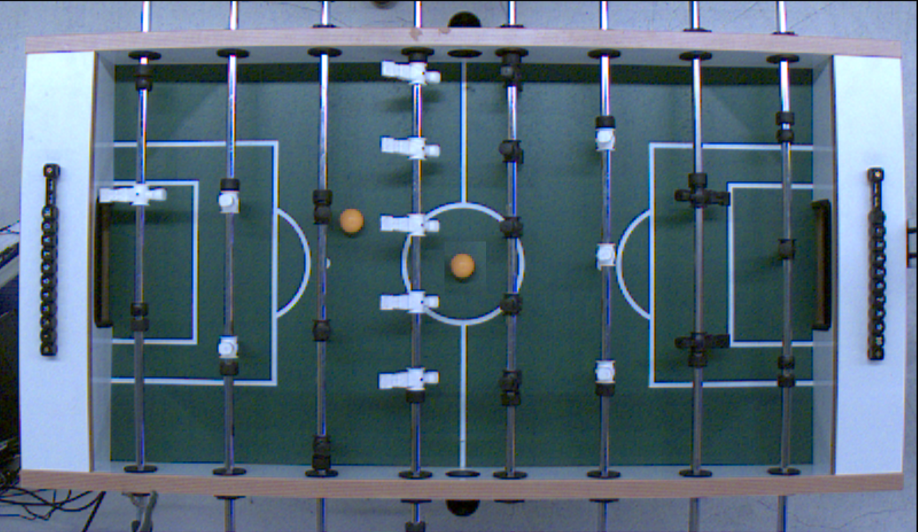
#> input picture media/BallCalibration.PNG, 1835 x 1064 px (shown at 1/2 size)
$ python -i ball_avant_menage.py   (imports and definitions only)
#> lines starting #> are read from the running program, lines starting #| are printed output that depends on the picture; after the words box and inside, x2 and y2 are one past the last pixel; in counts of white or black regions, pixels touching at a corner belong together
#> further down, picture is the input picture: shape (1064, 1835, 3); mean B, G, R 122.3, 106.9, 86
#Copyright 2016 StudentCV
#Copyright and related rights are licensed under the
#Solderpad Hardware License, Version 0.51 (the “License”);
#you may not use this file except in compliance with the License.
#You may obtain a copy of the License at http://solderpad.org/licenses/SHL-0.51.
#Unless required by applicable law or agreed to in writing,
#software, hardware and materials distributed under this License
#is distributed on an “AS IS” BASIS, WITHOUT WARRANTIES OR CONDITIONS OF ANY KIND,
#either express or implied. See the License for the specific language
#governing permissions and limitations under the License.

import cv2
import numpy as np

class ball:
    # --- ball detection in a single image --- #

    ball_detection_threshold = 0.2

    ball_color = (-1, -1, -1)
    ball_radius = 0
    curr_ball_position = (-1, -1)

    def __init__(self):
        super().__init__

    # [87 lines left out: functions draw, calibrate, not called in this run]

    def detectBallPosition(self, img_hsv):
        """
        Finds the ball in the image.

        The algorithm is based on the ball color and does not use edge
        recognition to find the ball. As long as the ball color differs from
        the other colors in the image, it works well and is a save way to find
        the ball.
        First, the image is searched for pixels with similar color to the ball
        color creatinga mask. The mask should contain a white point (the ball).
        To ensure that the ball is found, the contours of the mask are found.
        If there are more than one element with contours, a simple
        circle-similarity measure is calculated.
        The element with the highest similarity to a circle is considered as
        the ball.
        :param img_hsv: HSV-image to find the ball on
        :return: None
        """
        # TODO: also include the expected ball size into the decision

        debugMode = 1
        x_mean = []
        y_mean = []
        dist = []
        ballRadiusTolerance = 0.5
        self.curr_ball_position = (0, 0)

        # Get the areas of the image, which have a similar color to the ball color
        lower_color = np.asarray(self.ball_color)
        upper_color = np.asarray(self.ball_color)
        lower_color = lower_color - [50, 50, 50]  # good values (for test video are 10,50,50)
        upper_color = upper_color + [50, 255, 255]  # good values (for test video are 10,50,50)
        lower_color[lower_color < 0] = 0
        lower_color[lower_color > 255] = 255
        upper_color[upper_color < 0] = 0
        upper_color[upper_color > 255] = 255
#        print((lower_color,upper_color))
#        smoothMask = cv2.erode(mask, None, iterations=2)
#        smoothMask = cv2.dilate(smoothMask, None, iterations=2)
        rgb = cv2.cvtColor(img_hsv, cv2.COLOR_HSV2RGB)
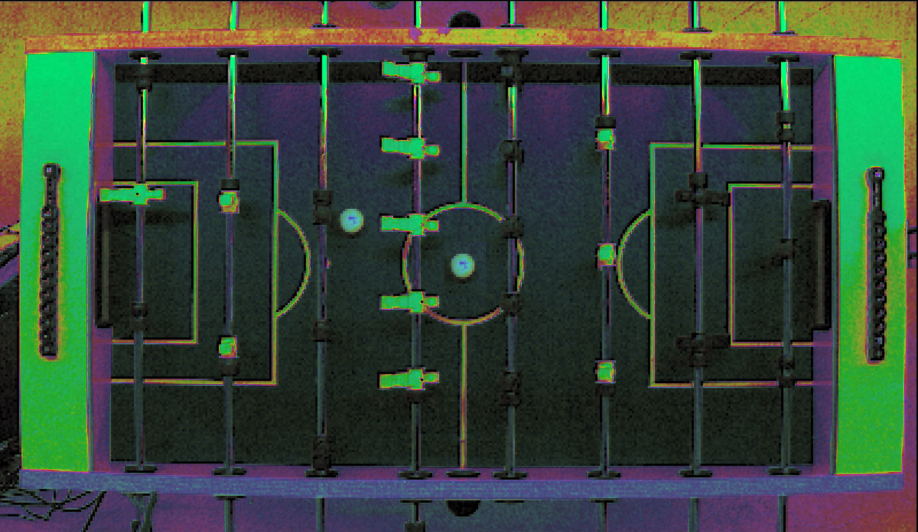
#> rgb: shape (1064, 1835, 3) (shown at 1/2 size); mean R, G, B 55.3, 70.8, 58.1
#        blurred = cv2.GaussianBlur(img_hsv, (5, 5), 1)
        mask = cv2.inRange(img_hsv, lower_color, upper_color)
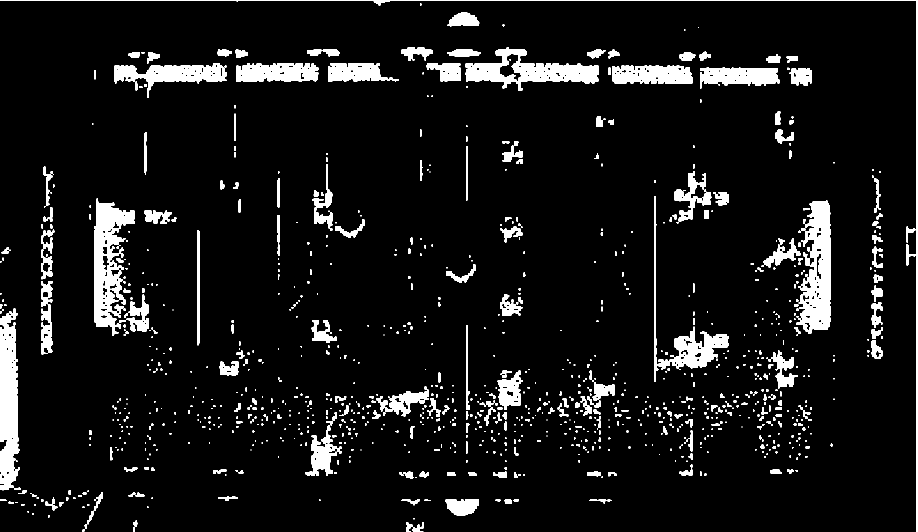
#> mask: shape (1064, 1835) (shown at 1/2 size); 7.8% white; 1060 white regions (658 under 20 px), largest, box (x1, y1, x2, y2) and area: (1592, 401, 1661, 667) 11403, (188, 397, 270, 672) 11277, (0, 617, 40, 981) 11011
#        gray = cv2.cvtColor(rgb, cv2.COLOR_BGR2GRAY)
#        smoothMask = self._smooth_ball_mask(edges)

#> (the run stopped early here; a loop or call above may not have finished)

$ run again, on media/foosballFieldNoBall.png
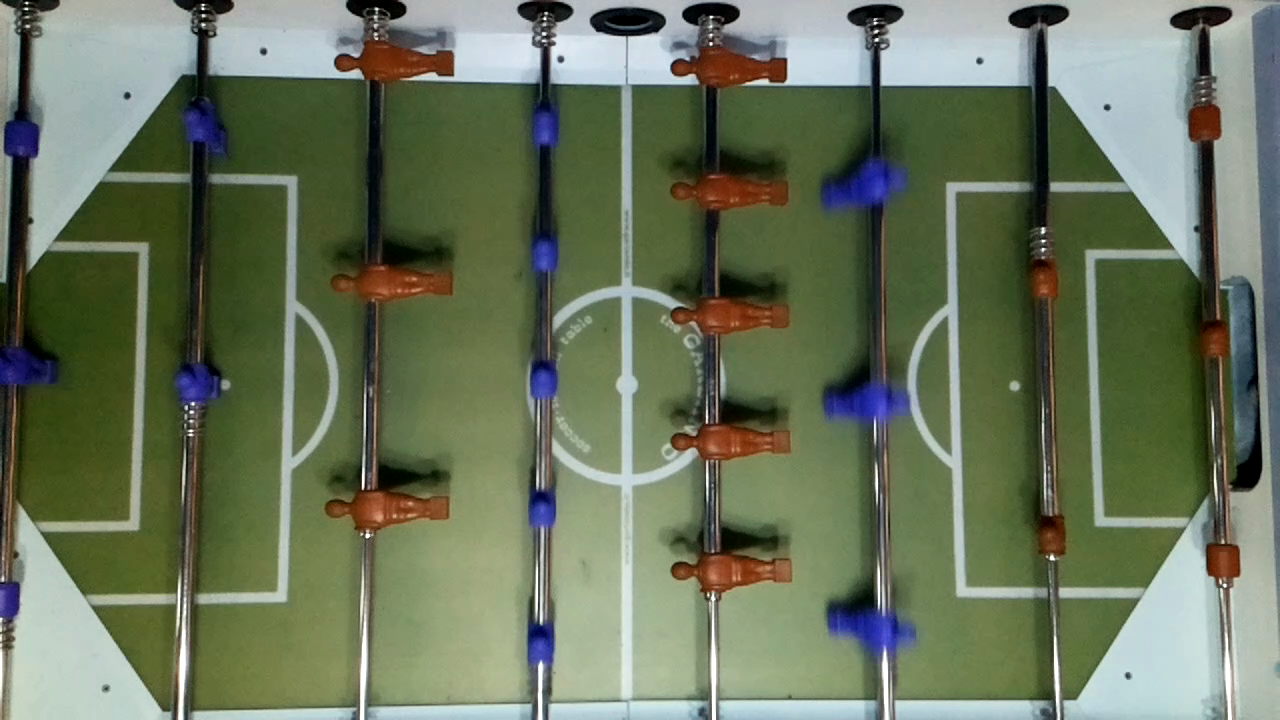
#> input picture media/foosballFieldNoBall.png, 1280 x 720 px
#> picture is the input picture: shape (720, 1280, 3); mean B, G, R 92.3, 116.7, 105.9
#> in detectBallPosition, `mask = cv2.inRange(img_hsv, lower_color, upper_color)`:
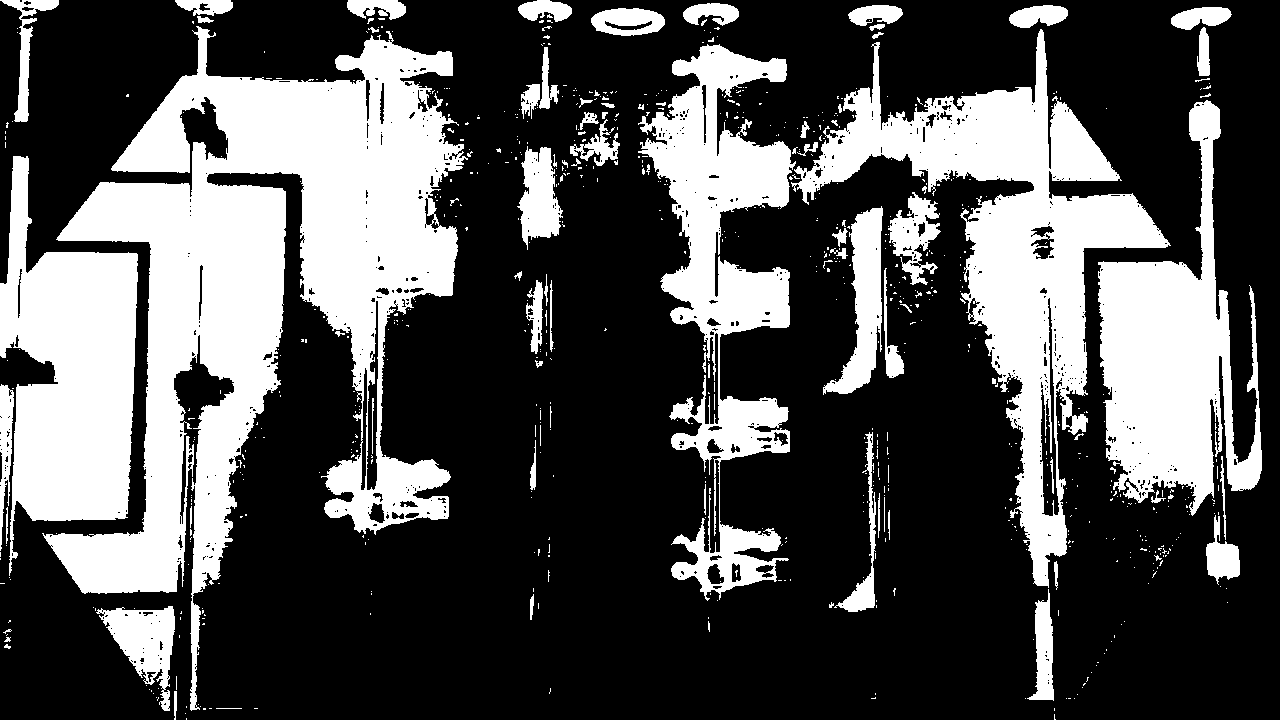
#> mask: shape (720, 1280); 31.8% white; 741 white regions (655 under 20 px), largest, box (x1, y1, x2, y2) and area: (42, 26, 468, 711) 108769, (791, 29, 1171, 588) 50541, (0, 156, 138, 576) 33256
#> fieldNoBall: shape (720, 1280, 3); mean H, S, V 53.4, 89.9, 121.3
#> maskNoBall: shape (720, 1280); 67.7% white; 476 black regions (404 under 20 px), largest, box (x1, y1, x2, y2) and area: (360, 0, 1232, 720) 171931, (0, 0, 366, 604) 54595, (1210, 0, 1280, 720) 28072
#> xor: shape (720, 1280); 44.4% white; 1205 white regions (1031 under 20 px), largest, box (x1, y1, x2, y2) and area: (190, 72, 626, 720) 158975, (632, 5, 1108, 704) 129334, (958, 192, 1196, 702) 36053
#> edges: shape (720, 1280); 5.9% white in thin lines or dots
#> contours = 2335 contours, 2083 with area under 20; largest, box (x1, y1, x2, y2) and area: (190, 72, 626, 720) 165676, (632, 5, 1108, 704) 127084, (958, 192, 1196, 702) 35137, (1204, 356, 1276, 720) 7315, (0, 240, 151, 580) 6570
#> the loop in detectBallPosition, `for element in contours:` made 2335 passes
#> after the loop in detectBallPosition, `for element in contours:`:
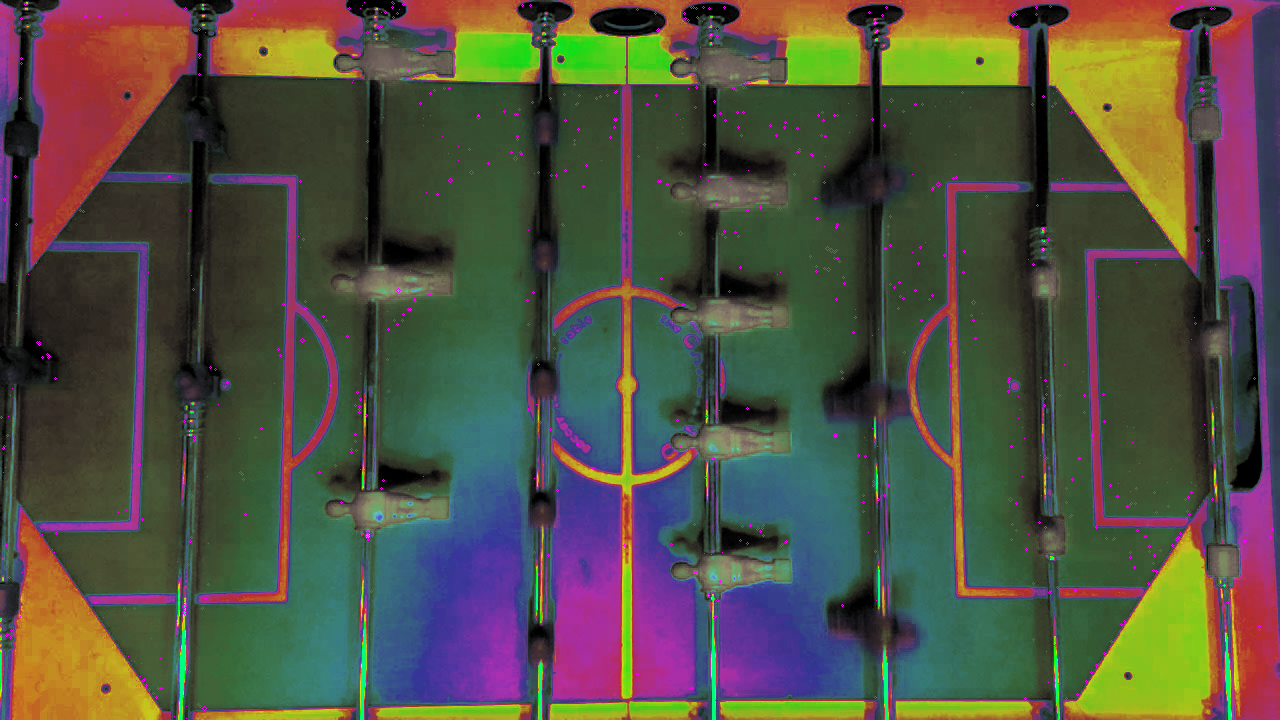
#> rgb: shape (720, 1280, 3); mean R, G, B 82.1, 80.4, 66.6
